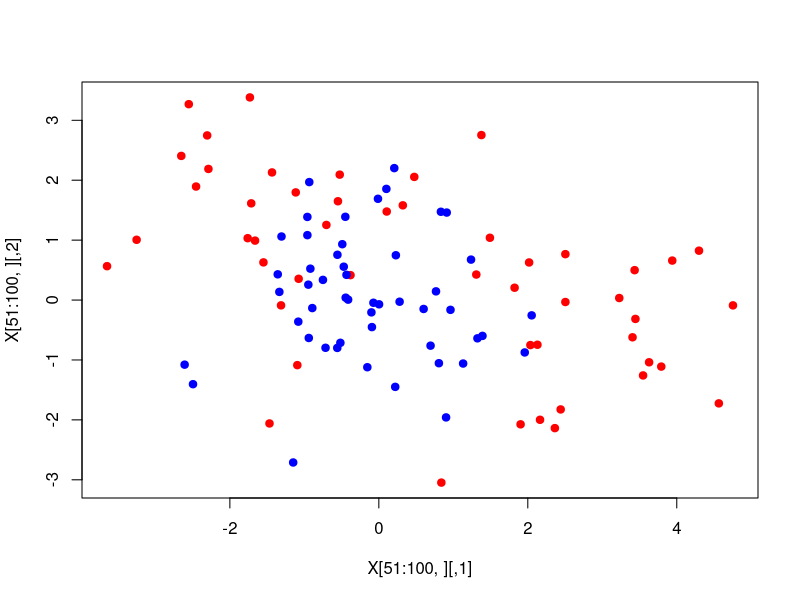

Here is the R script that generated this plot: (Note: this script raises an error after producing the figure.)
y <- rep(c(-1,1), each=50)
y <- as.factor(y)
X <- matrix(rnorm(200), ncol=2)
X[51:75,] <- X[51:75,] + matrix(rep(c(2.5,-.5), each=25), ncol=2)
X[76:100,] <- X[76:100,] + matrix(rep(c(-1.5, 1.5), each=25), ncol=2)
plot(X[51:100,], col=c('red'), pch=19)
points(X[1:50,], col='blue', pch=19)
setwd('~/projects/rldm')
debug(ldm)
fit.ldm <- ldm(y, X)
fit.svm <- svm(X, y, kernel='radial', cost=10, gamma=1)

table(y,fit.ldm$fitted) # training set performance for LDM
table(y,fit.svm$fitted) # training set performance for SVM

table(fit.ldm$fitted, fit.svm$fitted) # LDM fit vs SVM fit -- identical


